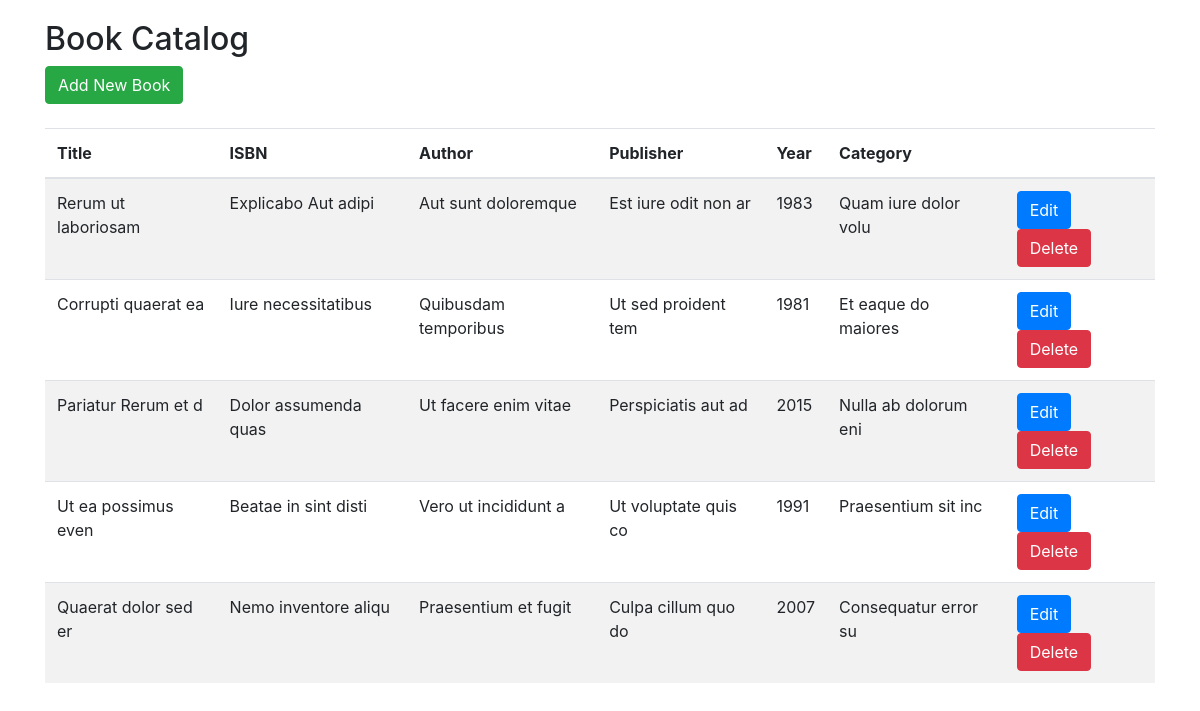
The page / on the database its author committed.
### tables this page shows
CREATE TABLE `books` (
  `id` int NOT NULL AUTO_INCREMENT,
  `title` varchar(255) NOT NULL,
  `isbn` varchar(20) NOT NULL,
  `author` varchar(255) NOT NULL,
  `publisher` varchar(255) DEFAULT NULL,
  `year_published` int DEFAULT NULL,
  `category` varchar(100) DEFAULT NULL,
  PRIMARY KEY (`id`),
  UNIQUE KEY `isbn` (`isbn`)
);

### app/Database.php (called while the page is built, shortened)
<?php
class Database
{
    private string $host = 'localhost';
    private string $dbname = 'book_catalog';
    private string $username = 'root';
    private string $password = 'testpass';
    private PDO $pdo;
    public function __construct()
    {
        try {
            $this->pdo = new PDO(
                "mysql:host={$this->host};dbname={$this->dbname};charset=utf8mb4",
                $this->username,
                $this->password
            );
            $this->pdo->setAttribute(PDO::ATTR_ERRMODE, PDO::ERRMODE_EXCEPTION);
        } catch (PDOException $e) {
            die("Database connection failed.");
        }
    }
    public function getConnection(): PDO
    {
        return $this->pdo;
    }
}

### app/Model.php (called while the page is built, shortened)
<?php
require_once __DIR__ . '/Database.php';
class Model
{
    protected $db;
    protected $table;
    public function __construct($table)
    {
        $database = new Database();
        $this->db = $database->getConnection();
    }
    public function all() {
        $sql = "SELECT * FROM {$this->table}";
        $stmt = $this->db->query($sql);
        return $stmt->fetchAll(\PDO::FETCH_CLASS, static::class);
    }
}

### public/index.php (the view, shortened to what this page needs)
<?php
$bookModel = new Book();
$books = $bookModel->all();
?>
<!DOCTYPE html>
<html lang="en">
<head>
    <link rel="stylesheet" href="https://stackpath.bootstrapcdn.com/bootstrap/4.5.2/css/bootstrap.min.css">
    <link rel="stylesheet" href="https://cdn.datatables.net/2.2.2/css/dataTables.dataTables.css" />
</head>
<body>
    <div class="container">
        <h2>Book Catalog</h2>
        <button class="btn btn-success" data-toggle="modal" data-target="#bookForm">Add New Book</button>
        <br>
        <br>
        <table class="table table-striped" id="booksTable">
            <thead>
                <tr>
                    <th>Title</th>
                    <th>ISBN</th>
                    <th>Author</th>
                    <th>Publisher</th>
                    <th>Year</th>
                    <th>Category</th>
                    <th></th>
                </tr>
            </thead>
            <tbody>
                <?php foreach ($books as $book): ?>
                    <tr>
                        <td><?= $book->title ?></td>
                        <td><?= $book->isbn ?></td>
                        <td><?= $book->author ?></td>
                        <td><?= $book->publisher ?></td>
                        <td><?= $book->year_published ?></td>
                        <td><?= $book->category ?></td>
                        <td>
                            <button class="btn btn-primary editButton" data-id="<?= htmlspecialchars($book->id) ?>">Edit</button>
                            <button class="btn btn-danger" onclick="deleteBook(<?= $book->id ?>)">Delete</button>
                        </td>
                    </tr>
                <?php endforeach; ?>
            </tbody>
        </table>
    </div>
</body>
</html>

### public/index.php (style rules this page uses)
.container { margin-top: 20px; }

### rows shown on the page
books: title "Rerum ut laboriosam", isbn "Explicabo Aut adipi", author "Aut sunt doloremque", publisher "Est iure odit non ar", year_published "1983", category "Quam iure dolor volu"
books: title "Corrupti quaerat ea", isbn "Iure necessitatibus", author "Quibusdam temporibus", publisher "Ut sed proident tem", year_published "1981", category "Et eaque do maiores"
books: title "Pariatur Rerum et d", isbn "Dolor assumenda quas", author "Ut facere enim vitae", publisher "Perspiciatis aut ad", year_published "2015", category "Nulla ab dolorum eni"
books: title "Ut ea possimus even", isbn "Beatae in sint disti", author "Vero ut incididunt a", publisher "Ut voluptate quis co", year_published "1991", category "Praesentium sit inc"
books: title "Quaerat dolor sed er", isbn "Nemo inventore aliqu", author "Praesentium et fugit", publisher "Culpa cillum quo do", year_published "2007", category "Consequatur error su"
